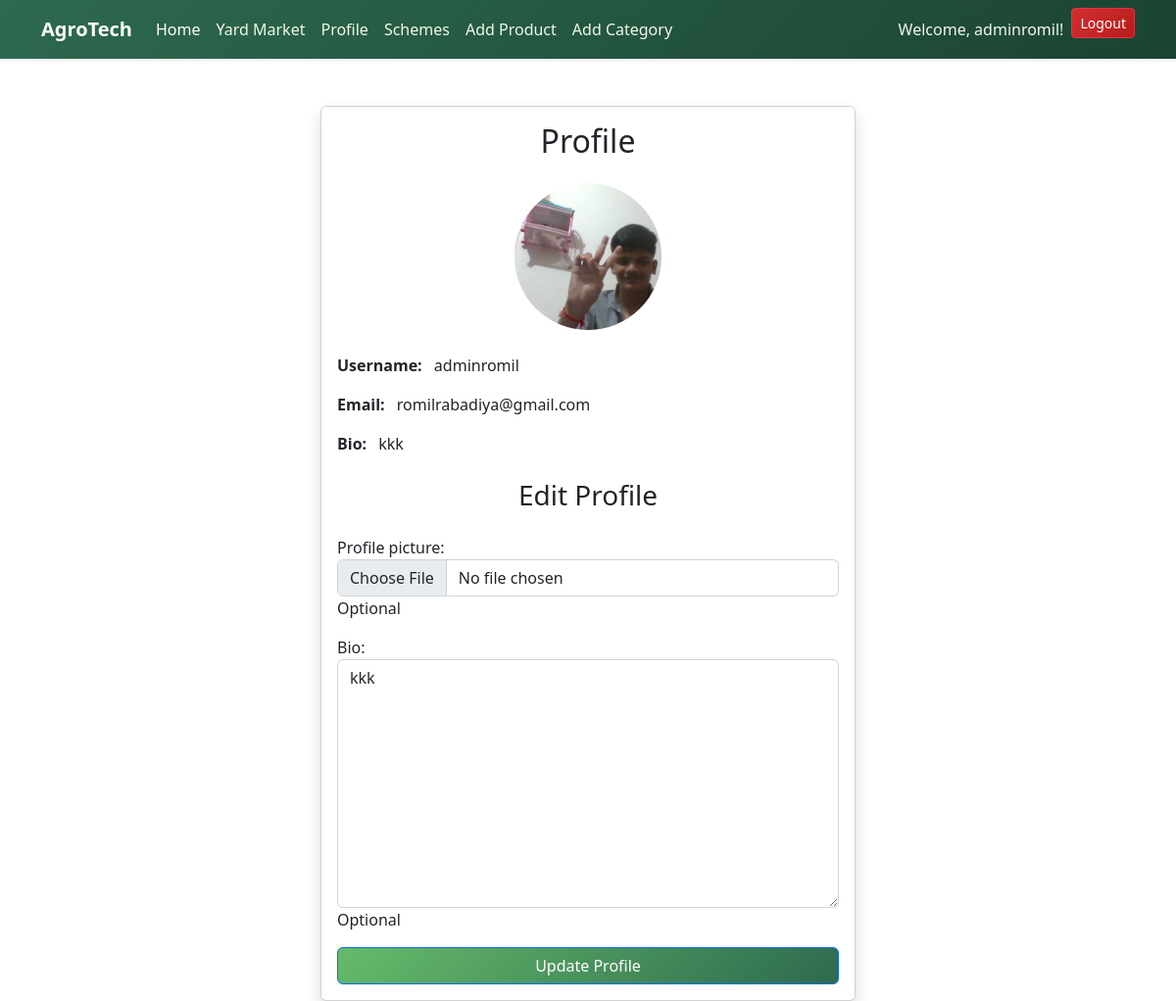
Page /profile/ (signed in) on the committed database.
### agroapp/models.py (models this page shows)
class User(AbstractUser):
    ROLE_CHOICES = [
        ('farmer', 'Farmer'),
        ('administrator', 'Administrator'),
    ]
    profile_picture = models.ImageField(upload_to='profile_pics/', default='default.jpg', blank=True, null=True)
    bio = models.TextField(blank=True, null=True)
    role = models.CharField(max_length=20, choices=ROLE_CHOICES, default='farmer')
    phone_number = models.CharField(max_length=15, blank=True, null=True)
    address = models.TextField(blank=True, null=True)
    city = models.CharField(max_length=100, blank=True, null=True)
    state = models.CharField(max_length=100, blank=True, null=True)
    zip_code = models.CharField(max_length=10, blank=True, null=True)

### agroapp/views.py (the view)
# urls.py: path('profile/', views.profile_view, name='profile'),
@login_required
def profile_view(request):
    if request.method == 'POST':
        form = ProfileUpdateForm(request.POST, request.FILES, instance=request.user)
        if form.is_valid():
            form.save()
            return redirect('profile')
    else:
        form = ProfileUpdateForm(instance=request.user)
    return render(request, 'profile.html', {'form': form})

### agroapp/forms.py
class ProfileUpdateForm(forms.ModelForm):
    class Meta:
        model = User
        fields = ['profile_picture', 'bio']
        widgets = {
            'profile_picture': forms.FileInput(attrs={'class': 'form-control'}),
            'bio': forms.Textarea(attrs={'class': 'form-control'}),
        }
        help_texts = {
            'profile_picture': 'Optional',
            'bio': 'Optional',
        }

### templates/profile.html (shortened to what this page needs)
<!DOCTYPE html>
<html lang="en">
<head>
    {% load static %}
    <link rel="stylesheet" href="{% static 'home.css' %}">
</head>
<body>
    {% block content %}
<link href="https://cdn.jsdelivr.net/npm/bootstrap@5.2.3/dist/css/bootstrap.min.css" rel="stylesheet">
<nav class="navbar navbar-expand-lg navbar-dark bg-success shadow-sm">
    <div class="container">
        <a class="navbar-brand fw-bold" href="{% url 'home' %}">AgroTech</a>
        <div class="collapse navbar-collapse" id="navbarNav">
            <ul class="navbar-nav me-auto">
                <li class="nav-item"><a class="nav-link active" href="{% url 'home' %}">Home</a></li>
                <li class="nav-item"><a class="nav-link" href="{% url 'product_list' %}">Yard Market</a></li>
                <li class="nav-item"><a class="nav-link" href="{% url 'profile' %}">Profile</a></li>
                <li class="nav-item"><a class="nav-link" href="{% url 'scheme_list' %}">Schemes</a></li>
                {% if user.is_authenticated and user.role == "administrator" %}
                    <li class="nav-item"><a class="nav-link" href="{% url 'add_product' %}">Add Product</a></li>
                    <li class="nav-item"><a class="nav-link" href="{% url 'add_category' %}">Add Category</a></li>
                {% endif %}
            </ul>
            <ul class="navbar-nav ms-3">
                {% if user.is_authenticated %}
                    <li class="nav-item"><a class="nav-link">Welcome, {{ user.username }}!</a></li>
                    <li class="nav-item">
                        <a id="logout-btn" class="btn btn-danger btn-sm" href="{% url 'logout' %}">Logout</a>
                    </li>
                {% else %}
                    <li class="nav-item"><a class="btn btn-light btn-sm me-2" href="{% url 'login' %}">Login</a></li>
                    <li class="nav-item"><a class="btn btn-warning btn-sm" href="{% url 'signup' %}">Sign Up</a></li>
                {% endif %}
            </ul>
        </div>
    </div>
</nav>
<div class="container mt-5">
    <div class="row justify-content-center">
        <div class="col-md-8 col-lg-6">
            <div class="card shadow">
                <div class="card-body">
                    <h2 class="text-center mb-4">Profile</h2>
                    <div class="text-center mb-4">
                        {% if user.profile_picture %}
                            <img src="{{ user.profile_picture.url }}" alt="Profile Picture" class="profile-pic">
                        {% else %}
                            <img src="https://via.placeholder.com/150" alt="No Profile Picture" class="profile-pic">
                        {% endif %}
                    </div>
                    <div class="mb-4">
                        <p><strong class="me-2">Username:</strong> {{ user.username }}</p>
                        <p><strong class="me-2">Email:</strong> {{ user.email }}</p>
                        {% if user.bio %}
                            <p><strong class="me-2">Bio:</strong> {{ user.bio }}</p>
                        {% else %}
                            <p><strong class="me-2">Bio:</strong> Not provided</p>
                        {% endif %}
                    </div>
                    <h3 class="text-center mb-4">Edit Profile</h3>
                    <form method="post" enctype="multipart/form-data">
                        {{ form.as_p }}
                        <button type="submit" class="btn btn-primary w-100">Update Profile</button>
                    </form>
                </div>
            </div>
        </div>
    </div>
</div>
</body>
    {% endblock %}
</html>

### static/home.css (style rules this page uses)
body { font-family: 'Poppins', sans-serif; background-color: #F1F8E9; margin: 0; padding: 0; color: #2d6a4f; }
.navbar { background: linear-gradient(135deg, #2d6a4f, #1b4332); padding: 15px; box-shadow: 0px 4px 8px rgba(0, 0, 0, 0.15); }
.navbar-brand { color: #F9F9F9; font-weight: bold; font-size: 24px; }
.navbar-nav .nav-link { color: #F1F8E9; transition: 0.3s; font-weight: 500; padding: 10px 15px; border-radius: 5px; }
.btn-primary { border-radius: 8px; background: linear-gradient(135deg, #66BB6A, #2d6a4f); border: none; padding: 12px 25px; transition: 0.3s; font-weight: 600; color: white; }
.btn-danger { border-radius: 8px; background: linear-gradient(135deg, #D32F2F, #B71C1C); font-weight: 600; transition: 0.3s; color: white; }
.card { border: none; overflow: hidden; border-radius: 12px; box-shadow: 0px 6px 15px rgba(0, 0, 0, 0.1); transition: 0.3s ease-in-out; background-color: #F9F9F9; }

### templates/profile.html (style rules this page uses)
.profile-pic { width: 150px; height: 150px; border-radius: 50%; object-fit: cover; margin: 0 auto; }

### rows in the picture
User: username "adminromil", profile_picture (picture), email "romilrabadiya@gmail.com", bio "kkk"
